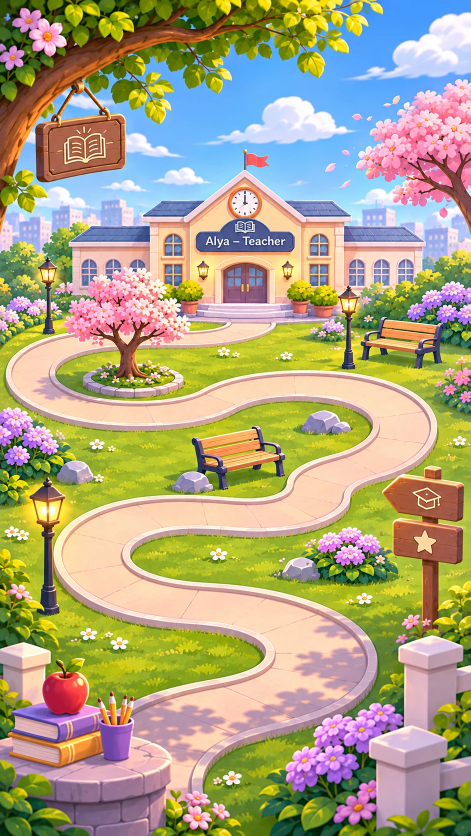
#> input picture assets-src/portrait-adventure-map.webp, 941 x 1672 px (shown at 1/2 size)
$ python prepare_assets.py
#> lines starting #> are read from the running program, lines starting #| are printed output that depends on the picture
"""Prepare game assets from the supplied artwork in assets-src/ (originals are never modified).

- Backgrounds: remove the screenshot UI strip some images carry (top ~38px), keep 16:9,
  resize to 1600x900 and save optimized WebP.
- Sprite sheets (Alya, Teacher, school objects, toys): split into individual sprites,
  remove the flat sheet background with a border flood-fill (colour distance + low saturation),
  turn grey ground shadows into real semi-transparent shadows, trim and save WebP with alpha.
- Writes tools/out/contact_*.png so every cut-out can be inspected on dark and light backdrops.

Usage:  python tools/prepare_assets.py
Requires: pillow, numpy, scipy
"""
from pathlib import Path
import json
import numpy as np
from PIL import Image, ImageFilter
from scipy import ndimage as ndi

ROOT = Path(__file__).resolve().parent.parent
SRC = ROOT / "assets-src"
PUB = ROOT / "public" / "assets"
OUT = ROOT / "tools" / "out"


def save_webp(img: Image.Image, path: Path, q=86):
    path.parent.mkdir(parents=True, exist_ok=True)
    img.save(path, "WEBP", quality=q, method=6)


# ---------------------------------------------------------------- backgrounds
BACKGROUNDS = {
    # name: (source file, has screenshot UI strip at the top)
    "adventure-map": ("adventure-map.webp", False),
    "classroom": ("classroom.webp", True),
    "toy-shop": ("toy-shop.webp", True),
    "grammar-room": ("grammar-room.webp", False),
    "tennis-court": ("tennis-court.webp", True),
}


PORTRAIT = {
    # portrait (phone) versions, 9:16 -> 900x1600
    "adventure-map": "portrait-adventure-map.webp",
    "classroom": "portrait-classroom.webp",
    "toy-shop": "portrait-toy-shop.webp",
    "grammar-room": "portrait-grammar-room.webp",
    "tennis-court": "portrait-tennis-court.webp",
}


def backgrounds():
    info = {}
    for name, fn in PORTRAIT.items():
        im = Image.open(SRC / fn).convert("RGB").resize((900, 1600), Image.LANCZOS)
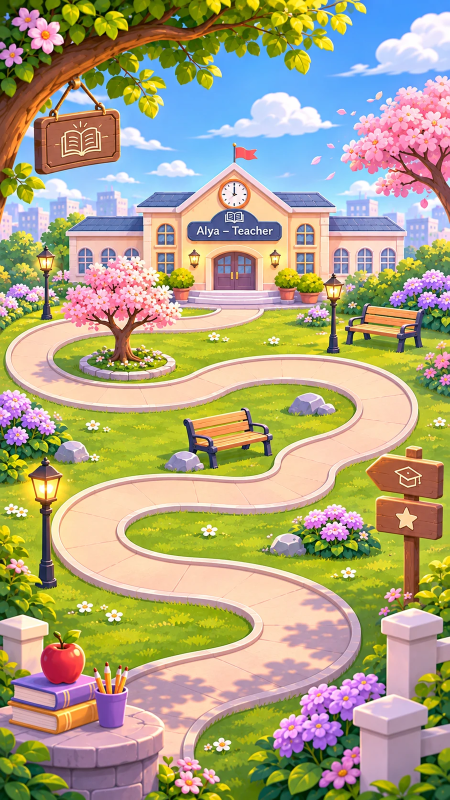
#> im: PIL image 900x1600 RGB (shown at 1/2 size); mean R, G, B 173.6, 164.1, 129.6
        save_webp(im, PUB / "backgrounds" / name / f"{name}-portrait.webp", 84)
    for name, (fn, strip) in BACKGROUNDS.items():
        im = Image.open(SRC / fn).convert("RGB")
        w, h = im.size
        if strip:
            top = 40
            nh = h - top
            nw = round(nh * 16 / 9)
            left = (w - nw) // 2
            im = im.crop((left, top, left + nw, top + nh))
            info[name] = {"crop": [left, top, left + nw, top + nh], "source": [w, h]}
        else:
            info[name] = {"crop": [0, 0, w, h], "source": [w, h]}
        im = im.resize((1600, 900), Image.LANCZOS)
        save_webp(im, PUB / "backgrounds" / name / f"{name}.webp", 84)
    return info


# ---------------------------------------------------------------- cut-out helpers
# [73 lines left out: functions cutout, keep_components, trim, not called in this run]


# ---------------------------------------------------------------- characters
POSES = ["idle", "happy", "thinking", "sad", "celebrate", "swing", "ready", "wave"]


# [30 lines left out: function character_sheet, not called in this run]


# ---------------------------------------------------------------- objects
SCHOOL = {  # boxes in the 1672x941 school objects sheet
    "pen": (55, 135, 195, 410),
    "rubber": (200, 220, 365, 380),
    "pencil": (390, 140, 535, 412),
    "ruler": (550, 160, 718, 408),
    "notebook": (708, 168, 948, 412),
    "book": (950, 190, 1150, 410),
    "bag": (1155, 140, 1400, 412),
    "pencil-case": (1405, 245, 1645, 405),
    "desk": (105, 540, 485, 815),
    "chair": (520, 510, 785, 818),
    "board": (885, 500, 1525, 810),
}
TOYS = {  # boxes in the 1672x941 toys sheet
    "kite": (115, 105, 400, 372),
    "doll": (392, 105, 668, 372),
    "monster": (680, 100, 980, 370),
    "plane": (980, 115, 1270, 370),
    "computer-game": (1270, 132, 1548, 352),
    "train": (85, 500, 437, 712),
    "car": (433, 500, 724, 708),
    "ball": (740, 505, 935, 712),
    "bike": (945, 480, 1260, 718),
    "go-kart": (1265, 480, 1595, 722),
}


# [38 lines left out: functions object_sheet, contact, not called in this run]


if __name__ == "__main__":
#> (the run stopped early here; a loop or call above may not have finished)
